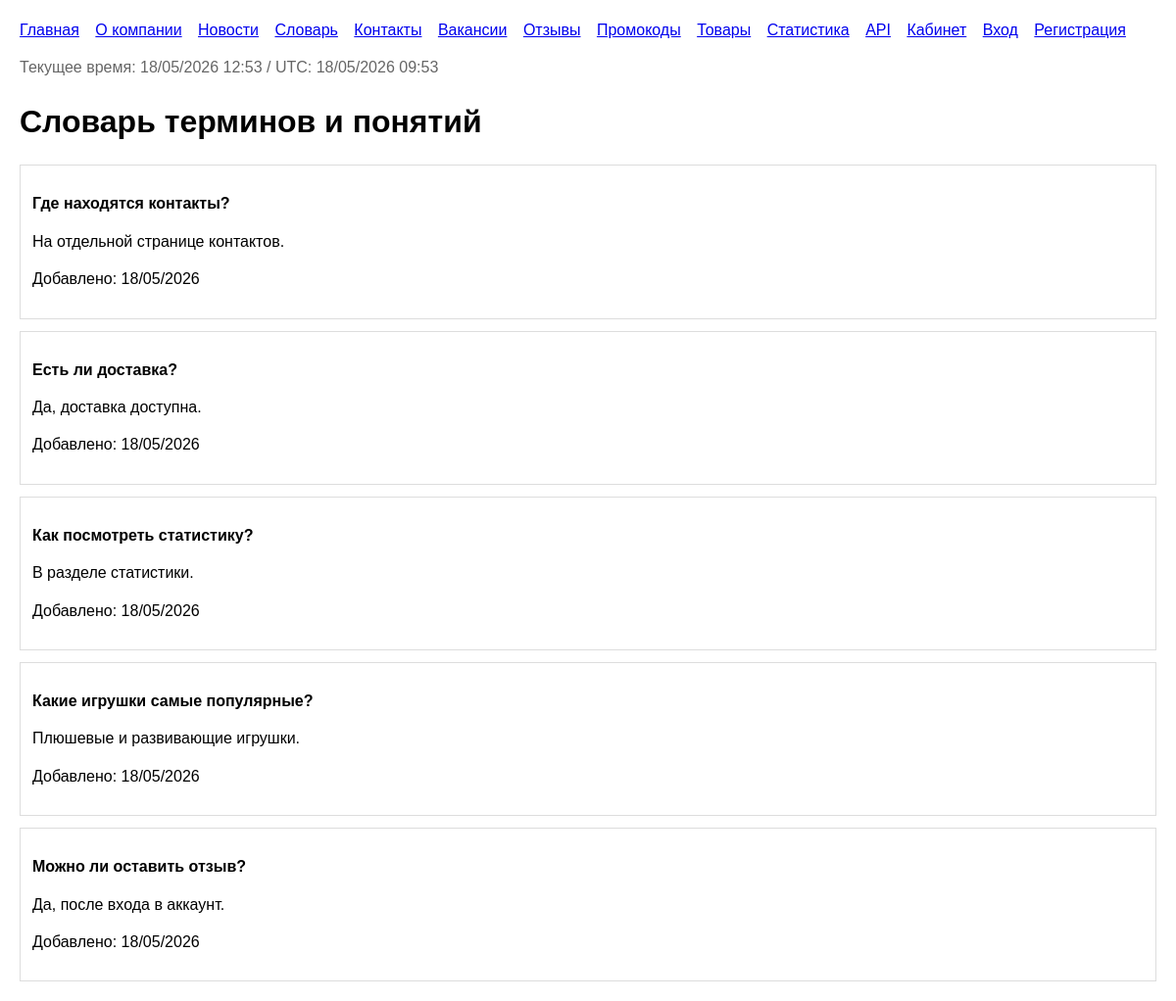
Screenshot of /glossary/ with the database file from the repository.
### catalog/models.py (models this page shows, shortened)
class TimeStampedModel(models.Model):
    created_at = models.DateTimeField(auto_now_add=True)
    updated_at = models.DateTimeField(auto_now=True)
    class Meta:
        abstract = True

class FAQEntry(TimeStampedModel):
    question = models.CharField(max_length=255)
    answer = models.TextField()
    class Meta:
        ordering = ['question']

### catalog/views.py (the view)
# urls.py: path('glossary/', views.glossary, name='glossary'),
def glossary(request):
    return render(request, 'catalog/glossary.html', page_context(entries=FAQEntry.objects.all()))

### catalog/views.py (called while the page is built)
def page_context(**kwargs):
    ctx = {'current_dt': timezone.now()}
    ctx.update(kwargs)
    return ctx

### templates/catalog/glossary.html (shortened to what this page needs)
{% extends 'catalog/base.html' %}
{% block content %}
<h1>Словарь терминов и понятий</h1>
{% for entry in entries %}
    <div class="card">
        <p><strong>{{ entry.question }}</strong></p>
        <p>{{ entry.answer }}</p>
        <p>Добавлено: {{ entry.created_at|date:'d/m/Y' }}</p>
    </div>
{% empty %}
    <p>Пока нет записей.</p>
{% endfor %}
{% endblock %}

### templates/catalog/base.html (style rules this page uses)
body { font-family: Arial, sans-serif; margin: 20px; line-height: 1.4; }
.card { border: 1px solid #ddd; padding: 12px; margin: 12px 0; }

### rows the page displays
FAQEntry: question "Где находятся контакты?", answer "На отдельной странице контактов.", created_at "18/05/2026"
FAQEntry: question "Есть ли доставка?", answer "Да, доставка доступна.", created_at "18/05/2026"
FAQEntry: question "Как посмотреть статистику?", answer "В разделе статистики.", created_at "18/05/2026"
FAQEntry: question "Какие игрушки самые популярные?", answer "Плюшевые и развивающие игрушки.", created_at "18/05/2026"
FAQEntry: question "Можно ли оставить отзыв?", answer "Да, после входа в аккаунт.", created_at "18/05/2026"
